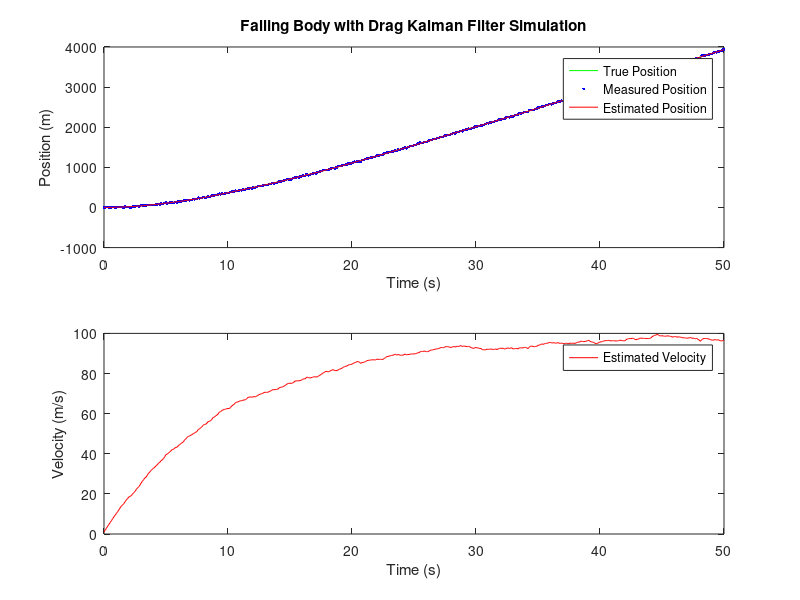

Write the MATLAB code that produced this figure.
% -------------------------------------------------------------------------
% FALLING BODY WITH DRAG KALMAN FILTER SIMULATION
% -------------------------------------------------------------------------
%
% DESCRIPTION:
% This script simulates the motion of a falling body influenced by gravity
% and air drag using a Kalman filter. The true motion of the body and the 
% Kalman filter both use the same model parameters, including the effect of drag.
%
% SETUP:
% - The motion of the body is influenced by parameters g (gravity), k (drag coefficient),
%   and dt (time step).
% - The Kalman filter uses the same parameters to estimate the body's position and velocity.
% - Measurements of the body's position are simulated with added noise.
%
% PURPOSE:
% The main objectives of this simulation are:
% 1. To observe the performance of the Kalman filter in estimating the state 
%    of a system with drag.
% 2. To visualize the true position, measured position, and the Kalman 
%    filter's estimated position over time.
%
% -------------------------------------------------------------------------

% Parameters
g = 9.81; % acceleration due to gravity (m/s^2)
k = 0.1; % drag coefficient
dt = 0.1; % time step (s)
t_end = 50; % end time

% State transition matrix and control input matrix
A = [1, dt; 0, 1 - k*dt];
B = [0.5*dt^2; dt];

% Measurement matrix and noise covariances
H = [1, 0];
Q = 0.1 * eye(2); % Q indicates the trust in the model
                   % actual g value, no drag
R = 100; % measurement noise covariance is the variance
         % of height uncertainty (K=1) squared,
         % R=100 equals uncertainty 10 meters (k=1)

% Initial state estimate
x_est = [0; 0];
P = eye(2);

% Simulate the Kalman filter over a time period
t = 0:dt:t_end;
z_true = zeros(size(t));
z_meas = zeros(size(t));
z_est = zeros(size(t));
v_est = zeros(size(t));

for i = 1:length(t)
    % ----------------------------------
    % This simulation part you would replace 
    % with actual measuremnts:
    % Simulate true motion with drag
    x_true = A * x_est + B * g;
    z_true(i) = x_true(1);
    
    % Simulate measurement (with some noise)
    z_meas(i) = x_true(1) + sqrt(R) * randn;
    % ----------------------------------

    % Kalman filter prediction step
    x_pred = A * x_est + B * g;
    P_pred = A * P * A' + Q;

    % Kalman filter update step
    y = z_meas(i) - H * x_pred;
    S = H * P_pred * H' + R;
    K = P_pred * H' / S;
    x_est = x_pred + K * y;
    P = (eye(2) - K * H) * P_pred;
    
    % Store estimates
    z_est(i) = x_est(1);
    v_est(i) = x_est(2);
end

% Plot results
figure;
subplot(2,1,1);
plot(t, z_true, 'g', t, z_meas, 'b.', t, z_est, 'r');
legend('True Position', 'Measured Position', 'Estimated Position');
xlabel('Time (s)');
ylabel('Position (m)');
title('Falling Body with Drag Kalman Filter Simulation');

subplot(2,1,2);
plot(t, v_est, 'r');
legend('Estimated Velocity');
xlabel('Time (s)');
ylabel('Velocity (m/s)');
